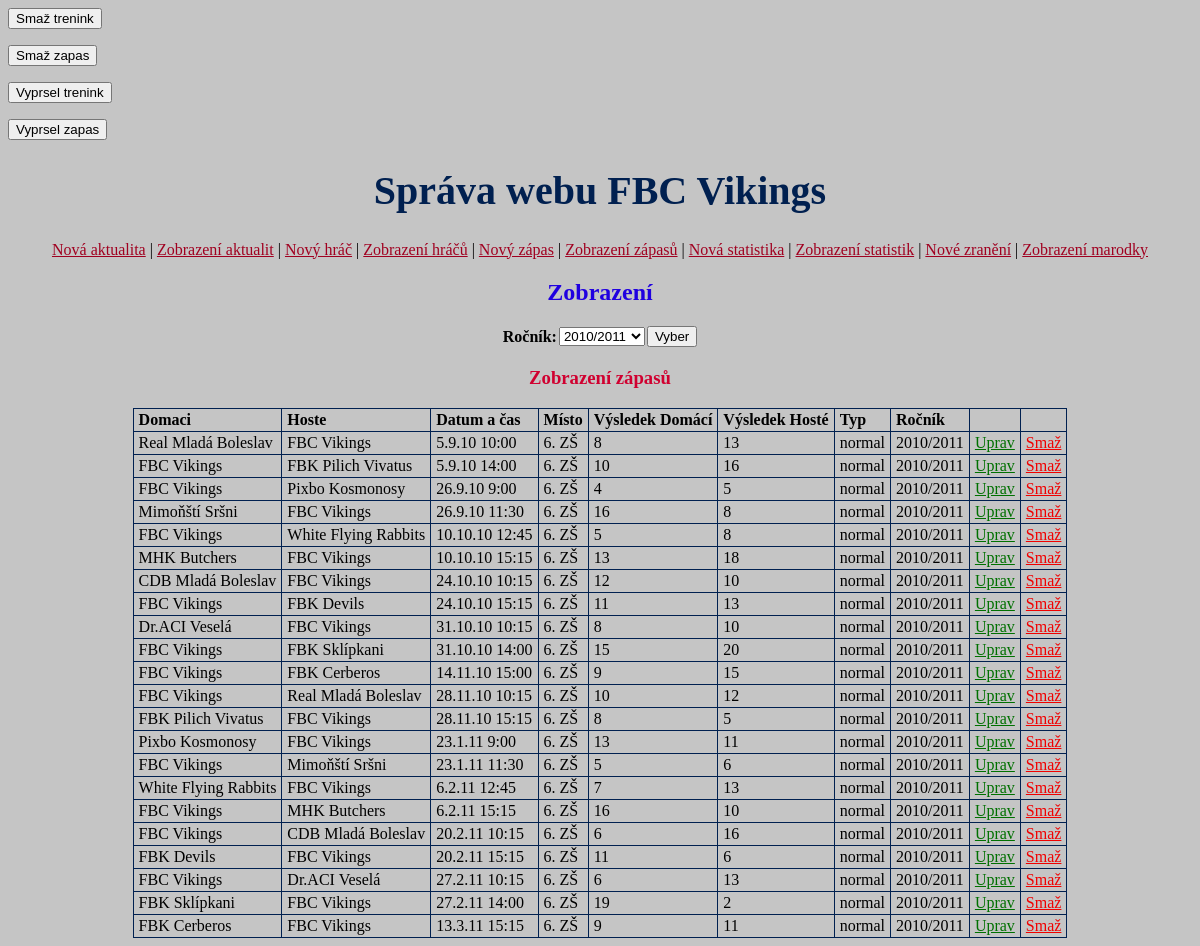
The app's page /sprava/index.php?akce=show&step=zobrazZapasy with its own data.
### tables this page shows
CREATE TABLE IF NOT EXISTS `zapasy` (
  `id` int(11) NOT NULL AUTO_INCREMENT,
  `domaci` varchar(255) NOT NULL,
  `hoste` varchar(255) NOT NULL,
  `datumCas` varchar(255) NOT NULL,
  `misto` varchar(255) NOT NULL,
  `vysledekDomaci` int(11) NOT NULL,
  `vysledekHoste` int(11) NOT NULL,
  `typ` varchar(255) NOT NULL,
  `rocnik` varchar(255) NOT NULL,
  PRIMARY KEY (`id`)
);

CREATE TABLE IF NOT EXISTS `rocniky` (
  `id` int(11) NOT NULL AUTO_INCREMENT,
  `rocnik` varchar(255) NOT NULL,
  PRIMARY KEY (`id`)
);

### www/sprava/show.php (the view, shortened to what this page needs)
<?php
$step = $_GET["step"];
echo "<h2>Zobrazení</h2>";
switch($step){
    case 'zobrazZapasy':
        $vyberRokZapas = $_COOKIE['vyberRokZapas'];
        if ($vyberRokZapas == ""){
            $vyberRokZapas = 3;
        }
        echo"
        <form action = 'index.php?akce=show&amp;step=nacteniCookie&amp;cook=zapasy' method='POST'>
        <table align='center' class='tabulkaTvorba'>
        <tr>
            <td>Ročník:</td>
            <td>
              <select name='vyberRokZapas'>";
              $rocniky=zobrazRocniky2($vyberRokZapas);
              foreach ($rocniky as $rocnik){
                echo "$rocnik";
              }
        echo"
              </select>
            </td>
            <td><input type='submit' value='Vyber'></td>
        </tr>
        </table>
        </form>";
        $sql = 'SELECT
          zapasy.id,
          zapasy.domaci,
          zapasy.hoste,
          zapasy.datumCas,
          zapasy.misto,
          zapasy.vysledekDomaci,
          zapasy.vysledekHoste,
          zapasy.typ,
          rocniky.rocnik
         FROM zapasy,rocniky WHERE zapasy.rocnik = \''.$vyberRokZapas.'\' AND zapasy.rocnik = rocniky.id;';
        $vysledek = MySQL_Query($sql);
        echo "<h3>Zobrazení zápasů</h3>
        <table align='center'>
            <tr class='tabulkaNadpis'>
                <td class='ostatni'>Domaci</td>
                <td class='ostatni'>Hoste</td>
                <td class='ostatni'>Datum a čas</td>
                <td class='ostatni'>Místo</td>
                <td class='ostatni'>Výsledek Domácí</td>
                <td class='ostatni'>Výsledek Hosté</td>
                <td class='ostatni'>Typ</td>
                <td class='ostatni'>Ročník</td>
                <td></td>
                <td></td>
            </tr>";
        while($zaznam = MySQL_Fetch_Array($vysledek)):
        echo"
            <tr class='tabulkaVypis'>
                <td>$zaznam[domaci]</td>
                <td>$zaznam[hoste]</td>
                <td>$zaznam[datumCas]</td>
                <td>$zaznam[misto]</td>
                <td>$zaznam[vysledekDomaci]</td>
                <td>$zaznam[vysledekHoste]</td>
                <td>$zaznam[typ]</td>
                <td>$zaznam[rocnik]</td>
                <td class='odkazUprava'><a href='index.php?akce=edit&amp;step=upravZapas&amp;id=$zaznam[id]'>Uprav</a></td>
                <td class='odkazSmazani'><a href='index.php?akce=del&amp;step=smazZapas&amp;id=$zaznam[id]'>Smaž</a></td>
            </tr>";
        endwhile;
        echo "</table>";
    break;
}
?>

### www/sprava/system/styl.css (style rules this page uses)
body { font-family: Times New Roman, Verdana, Helvetica, sans-serif; background-color: #C5C5C5; }
h2 { color: #2000E0; }
h3 { color: #D00030; }
.horniMenu a { color: #A00020; }
.odkazUprava a { color: #007000; }
.odkazSmazani a { color: #F00000; }
table { border-collapse: collapse; }
.tabulkaVypis td { font-weight: normal; padding: 2px 5px 2px 5px; border: solid #002050 thin; }
.tabulkaNadpis td { font-weight: bold; border: solid #002050 thin; padding: 2px 5px 2px 5px; }
.tabulkaTvorba { font-weight: bold; }

### records on screen
zapasy: domaci "Real Mladá Boleslav", hoste "FBC Vikings", datumCas "5.9.10 10:00", misto "6. ZŠ", vysledekDomaci "8", vysledekHoste "13", typ "normal", rocniky.rocnik "2010/2011"
zapasy: domaci "FBC Vikings", hoste "FBK Pilich Vivatus", datumCas "5.9.10 14:00", misto "6. ZŠ", vysledekDomaci "10", vysledekHoste "16", typ "normal", rocniky.rocnik "2010/2011"
zapasy: domaci "FBC Vikings", hoste "Pixbo Kosmonosy", datumCas "26.9.10 9:00", misto "6. ZŠ", vysledekDomaci "4", vysledekHoste "5", typ "normal", rocniky.rocnik "2010/2011"
zapasy: domaci "Mimoňští Sršni", hoste "FBC Vikings", datumCas "26.9.10 11:30", misto "6. ZŠ", vysledekDomaci "16", vysledekHoste "8", typ "normal", rocniky.rocnik "2010/2011"
zapasy: domaci "FBC Vikings", hoste "White Flying Rabbits", datumCas "10.10.10 12:45", misto "6. ZŠ", vysledekDomaci "5", vysledekHoste "8", typ "normal", rocniky.rocnik "2010/2011"
zapasy: domaci "MHK Butchers", hoste "FBC Vikings", datumCas "10.10.10 15:15", misto "6. ZŠ", vysledekDomaci "13", vysledekHoste "18", typ "normal", rocniky.rocnik "2010/2011"
zapasy: domaci "CDB Mladá Boleslav", hoste "FBC Vikings", datumCas "24.10.10 10:15", misto "6. ZŠ", vysledekDomaci "12", vysledekHoste "10", typ "normal", rocniky.rocnik "2010/2011"
zapasy: domaci "FBC Vikings", hoste "FBK Devils", datumCas "24.10.10 15:15", misto "6. ZŠ", vysledekDomaci "11", vysledekHoste "13", typ "normal", rocniky.rocnik "2010/2011"
zapasy: domaci "Dr.ACI Veselá", hoste "FBC Vikings", datumCas "31.10.10 10:15", misto "6. ZŠ", vysledekDomaci "8", vysledekHoste "10", typ "normal", rocniky.rocnik "2010/2011"
zapasy: domaci "FBC Vikings", hoste "FBK Sklípkani", datumCas "31.10.10 14:00", misto "6. ZŠ", vysledekDomaci "15", vysledekHoste "20", typ "normal", rocniky.rocnik "2010/2011"
zapasy: domaci "FBC Vikings", hoste "FBK Cerberos", datumCas "14.11.10 15:00", misto "6. ZŠ", vysledekDomaci "9", vysledekHoste "15", typ "normal", rocniky.rocnik "2010/2011"
zapasy: domaci "FBC Vikings", hoste "Real Mladá Boleslav", datumCas "28.11.10 10:15", misto "6. ZŠ", vysledekDomaci "10", vysledekHoste "12", typ "normal", rocniky.rocnik "2010/2011"
zapasy: domaci "FBK Pilich Vivatus", hoste "FBC Vikings", datumCas "28.11.10 15:15", misto "6. ZŠ", vysledekDomaci "8", vysledekHoste "5", typ "normal", rocniky.rocnik "2010/2011"
zapasy: domaci "Pixbo Kosmonosy", hoste "FBC Vikings", datumCas "23.1.11 9:00", misto "6. ZŠ", vysledekDomaci "13", vysledekHoste "11", typ "normal", rocniky.rocnik "2010/2011"
zapasy: domaci "FBC Vikings", hoste "Mimoňští Sršni", datumCas "23.1.11 11:30", misto "6. ZŠ", vysledekDomaci "5", vysledekHoste "6", typ "normal", rocniky.rocnik "2010/2011"
zapasy: domaci "White Flying Rabbits", hoste "FBC Vikings", datumCas "6.2.11 12:45", misto "6. ZŠ", vysledekDomaci "7", vysledekHoste "13", typ "normal", rocniky.rocnik "2010/2011"
zapasy: domaci "FBC Vikings", hoste "MHK Butchers", datumCas "6.2.11 15:15", misto "6. ZŠ", vysledekDomaci "16", vysledekHoste "10", typ "normal", rocniky.rocnik "2010/2011"
zapasy: domaci "FBC Vikings", hoste "CDB Mladá Boleslav", datumCas "20.2.11 10:15", misto "6. ZŠ", vysledekDomaci "6", vysledekHoste "16", typ "normal", rocniky.rocnik "2010/2011"
zapasy: domaci "FBK Devils", hoste "FBC Vikings", datumCas "20.2.11 15:15", misto "6. ZŠ", vysledekDomaci "11", vysledekHoste "6", typ "normal", rocniky.rocnik "2010/2011"
zapasy: domaci "FBC Vikings", hoste "Dr.ACI Veselá", datumCas "27.2.11 10:15", misto "6. ZŠ", vysledekDomaci "6", vysledekHoste "13", typ "normal", rocniky.rocnik "2010/2011"
zapasy: domaci "FBK Sklípkani", hoste "FBC Vikings", datumCas "27.2.11 14:00", misto "6. ZŠ", vysledekDomaci "19", vysledekHoste "2", typ "normal", rocniky.rocnik "2010/2011"
zapasy: domaci "FBK Cerberos", hoste "FBC Vikings", datumCas "13.3.11 15:15", misto "6. ZŠ", vysledekDomaci "9", vysledekHoste "11", typ "normal", rocniky.rocnik "2010/2011"

### other values on screen
form field vyberRokZapas "2010/2011"
